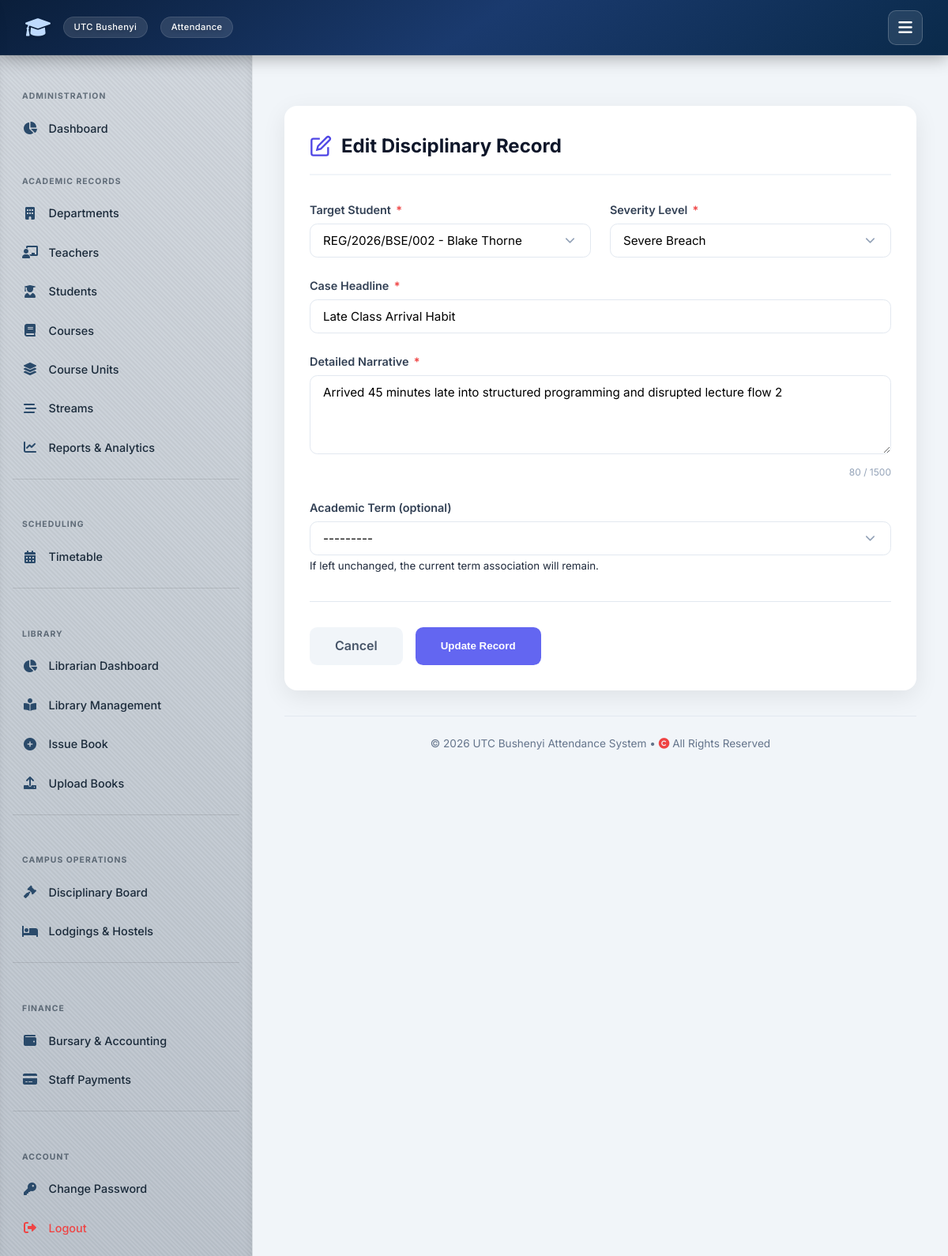
/complaint/1/edit/ (signed in), run on the app's committed database.
### attendance/models.py (models this page shows, shortened)
class DisciplinaryRecord(models.Model):
    SEVERITY_LEVELS = [
        ('MILD', 'Mild Case'),
        ('SEVERE', 'Severe Breach'),
        ('VERY_SEVERE', 'Very Severe / Critical'),
        ('SUSPENDED_2W', 'Suspended (2 weeks)'),          # new
        ('INDEF_SUSPENDED', 'Indefinitely Suspended'),     # new
        ('EXPELLED', 'Expelled'),                          # new
    ]
    student = models.ForeignKey('StudentProfile', on_delete=models.CASCADE, related_name='disciplinary_logs')
    subject = models.CharField(max_length=255, help_text="Brief tagline of the complaint or incident summary")
    details = models.TextField(help_text="Detailed narrative of what transpired")
    severity = models.CharField(max_length=15, choices=SEVERITY_LEVELS, default='MILD')
    date_logged = models.DateTimeField(auto_now_add=True)
    reported_by = models.ForeignKey(User, on_delete=models.CASCADE, related_name='reported_incidents')
    term = models.ForeignKey(AcademicTerm, on_delete=models.SET_NULL, null=True, blank=True)

class AcademicTerm(models.Model):
    TERM_CHOICES = [
        ('TERM_1', 'Term 1'),
        ('TERM_2', 'Term 2'),
        ('TERM_3', 'Term 3'),
        ('RECESS', 'Recess Term'),
    ]
    academic_year = models.CharField(max_length=9, help_text="E.g., 2025/2026, 2026/2027")
    term = models.CharField(max_length=10, choices=TERM_CHOICES)
    start_date = models.DateField()
    end_date = models.DateField()
    is_current = models.BooleanField(default=False, help_text="Designates if this is the active operational term")
    class Meta:
        unique_together = ('academic_year', 'term')
        verbose_name = "Academic Term"
        verbose_name_plural = "Academic Terms"
    def __str__(self):
        return f"{self.academic_year} - {self.get_term_display()}"

### attendance/views_users.py (the view)
# urls.py: path('complaint/<int:pk>/edit/', views_users.edit_complaint, name='edit_complaint'),
@login_required
def edit_complaint(request, pk):
    record = get_object_or_404(DisciplinaryRecord, pk=pk)
    if not (request.user.role == User.IS_ADMIN or record.reported_by == request.user):
        messages.error(request, "You are not authorized to edit this complaint.")
        return redirect('attendance:disciplinary_dashboard')
    if request.method == 'POST':
        form = DisciplinaryEditForm(request.POST, instance=record)
        if form.is_valid():
            form.save()
            messages.success(request, "Complaint record updated successfully.")
            return redirect('attendance:disciplinary_dashboard')
        else:
            messages.error(request, "Please correct the errors below.")
    else:
        form = DisciplinaryEditForm(instance=record)
    students = StudentProfile.objects.all().order_by('name')
    terms = AcademicTerm.objects.all().order_by('-academic_year', 'term')
    return render(request, 'attendance/disciplinary_edit.html', {
        'form': form,
        'record': record,
        'students': students,
        'terms': terms,
    })

### attendance/forms.py
class DisciplinaryEditForm(forms.ModelForm):
    class Meta:
        model = DisciplinaryRecord
        fields = ['student', 'subject', 'details', 'severity', 'term']
        widgets = {
            'subject': forms.TextInput(attrs={'class': 'form-control form-control-enhanced', 'maxlength': 200}),
            'details': forms.Textarea(attrs={'class': 'form-control form-control-enhanced', 'rows': 4, 'maxlength': 1500}),
            'student': forms.Select(attrs={'class': 'form-control form-control-enhanced'}),
            'severity': forms.Select(attrs={'class': 'form-control form-control-enhanced'}),
            'term': forms.Select(attrs={'class': 'form-control form-control-enhanced'}),
        }
        labels = {
            'student': 'Target Student',
            'subject': 'Case Headline',
            'details': 'Detailed Narrative',
            'severity': 'Severity Level',
            'term': 'Academic Term (optional)',
        }

### attendance/models.py (called while the page is built)
    def __str__(self):
        return f"{self.reg_number} - {self.name}"

### templates/attendance/disciplinary_edit.html (shortened to what this page needs)
{% extends 'attendance/base.html' %}
{% block content %}
<div class="edit-card">
    <div class="card-title">
        <svg width="28" height="28" viewBox="0 0 24 24" fill="none" stroke="currentColor" stroke-width="2">
            <path d="M11 4H4a2 2 0 0 0-2 2v14a2 2 0 0 0 2 2h14a2 2 0 0 0 2-2v-7"/>
            <path d="M18.5 2.5a2.121 2.121 0 0 1 3 3L12 15l-4 1 1-4 9.5-9.5z"/>
        </svg>
        Edit Disciplinary Record
    </div>
    <form method="POST">
        <div class="form-row-grid">
            <div class="form-group">
                <label for="{{ form.student.id_for_label }}" class="form-label-enhanced">
                    Target Student <span class="required-star">*</span>
                </label>
                {{ form.student }}
            </div>
            <div class="form-group">
                <label for="{{ form.severity.id_for_label }}" class="form-label-enhanced">
                    Severity Level <span class="required-star">*</span>
                </label>
                {{ form.severity }}
            </div>
        </div>
        <div class="form-group">
            <label for="{{ form.subject.id_for_label }}" class="form-label-enhanced">
                Case Headline <span class="required-star">*</span>
            </label>
            {{ form.subject }}
        </div>
        <div class="form-group">
            <label for="{{ form.details.id_for_label }}" class="form-label-enhanced">
                Detailed Narrative <span class="required-star">*</span>
            </label>
            {{ form.details }}
            <div class="char-counter" id="charCounter">0 / 1500</div>
        </div>
        <div class="form-group">
            <label for="{{ form.term.id_for_label }}" class="form-label-enhanced">
                Academic Term (optional)
            </label>
            {{ form.term }}
            <small class="form-text text-muted">If left unchanged, the current term association will remain.</small>
        </div>
        <div class="btn-group">
            <a href="{% url 'attendance:disciplinary_dashboard' %}" class="btn-secondary">Cancel</a>
            <button type="submit" class="btn-primary">Update Record</button>
        </div>
    </form>
</div>
{% endblock %}

### static/style.css (style rules this page uses)
:root { --primary: #0f3b3e; --primary-dark: #0c4e6d ; --primary-light: #e6f4f1; --secondary: #2c6e6b; --accent: #3b82f6; --success: #10b981; --success-light: #d1fae5; --danger: #ef4444; --danger-light: #fee2e2; --warning: #f59e0b; --warning-light: #fef3c7; --info: #3b82f6; --info-light: #dbeafe; --bg-main: #f1f5f9; --surface: #ffffff; --surface-hover: #f8fafc; --text-main: #0f172a; --text-muted: #64748b; --border: #e2e8f0; --shadow-sm: 0 1px 3px rgba(0,0,0,0.06); --shadow: 0 4px 12px rgba(0,0,0,0.08); --shadow-lg: 0 10px 30px rgba(0,0,0,0.12); --radius: 16px; --radius-sm: 10px; --transition: all 0.25s cubic-bezier(0.4, 0, 0.2, 1); --font: 'Inter', -apple-system, BlinkMacSystemFont, 'Segoe UI', Roboto, Helvetica, Arial, sans-serif; --nav-height: 70px; --sidebar-width: 320px; }
* { box-sizing: border-box; margin: 0; padding: 0; }
body { font-family: var(--font); background: var(--bg-main); color: var(--text-main); line-height: 1.6; min-height: 100vh; display: flex; flex-direction: column; }

### templates/attendance/base.html (style rules this page uses)
:root { --primary: #0a2a4a; --primary-dark: #061e35; --primary-light: #e6eff9; --secondary: #1e3a6e; --accent: #3b82f6; --success: #3b82f6; --success-light: #dbeafe; --danger: #ef4444; --danger-light: #fee2e2; --warning: #f59e0b; --warning-light: #fef3c7; --info: #3b82f6; --info-light: #dbeafe; --bg-main: #f1f5f9; --surface: #ffffff; --surface-hover: #f8fafc; --text-main: #1e293b; --text-muted: #64748b; --border: #e2e8f0; --shadow-sm: 0 1px 3px rgba(0,0,0,0.06); --shadow: 0 4px 12px rgba(0,0,0,0.08); --shadow-lg: 0 10px 30px rgba(0,0,0,0.12); --radius: 16px; --radius-sm: 10px; --transition: all 0.25s cubic-bezier(0.4, 0, 0.2, 1); --font: 'Inter', -apple-system, BlinkMacSystemFont, 'Segoe UI', Roboto, Helvetica, Arial, sans-serif; --nav-height: 70px; --sidebar-width: 320px; }
* { box-sizing: border-box; margin: 0; padding: 0; }
body { font-family: var(--font); background: var(--bg-main); color: var(--text-main); line-height: 1.6; min-height: 100vh; display: flex; flex-direction: column; }

### templates/attendance/disciplinary_edit.html (style rules this page uses)
.edit-card { max-width: 800px; margin: 2rem auto; background: #ffffff; border-radius: 1rem; padding: 2rem; box-shadow: 0 8px 30px rgba(0,0,0,0.08); }
.edit-card .card-title { font-size: 1.5rem; font-weight: 700; color: #0f172a; border-bottom: 2px solid #f1f5f9; padding-bottom: 1rem; margin-bottom: 2rem; display: flex; align-items: center; gap: 0.75rem; }
.edit-card .card-title svg { color: #4f46e5; }
.form-group { margin-bottom: 1.5rem; }
.form-label-enhanced { display: flex; align-items: center; gap: 0.4rem; font-weight: 600; color: #334155; margin-bottom: 0.35rem; font-size: 0.9rem; }
.required-star { color: #ef4444; }
.form-control-enhanced { width: 100%; padding: 0.7rem 1rem; border: 1px solid #e2e8f0; border-radius: 0.6rem; background: #ffffff; font-size: 0.95rem; transition: all 0.2s ease; font-family: inherit; }
select.form-control-enhanced { appearance: none; background-repeat: no-repeat; background-position: right 1rem center; background-size: 1.2rem; padding-right: 2.8rem; }
.form-row-grid { display: grid; grid-template-columns: 1fr 1fr; gap: 1.5rem; }
.char-counter { text-align: right; font-size: 0.75rem; color: #94a3b8; margin-top: 0.3rem; }
.btn-group { display: flex; gap: 1rem; margin-top: 2rem; border-top: 1px solid #e2e8f0; padding-top: 2rem; }
.btn-primary { background: #6366f1; color: white; border: none; padding: 0.7rem 2rem; border-radius: 0.6rem; font-weight: 600; cursor: pointer; transition: background 0.2s, transform 0.1s; }
.btn-secondary { background: #f1f5f9; color: #475569; border: none; padding: 0.7rem 2rem; border-radius: 0.6rem; font-weight: 600; text-decoration: none; transition: background 0.2s; }

### data on the page
DisciplinaryRecord: student "REG/2026/BSE/002 - Blake Thorne", severity "Severe Breach", subject "Late Class Arrival Habit", details "Arrived 45 minutes late into structured programming and disrupted lecture flow 2"
AcademicTerm: term "---------"
